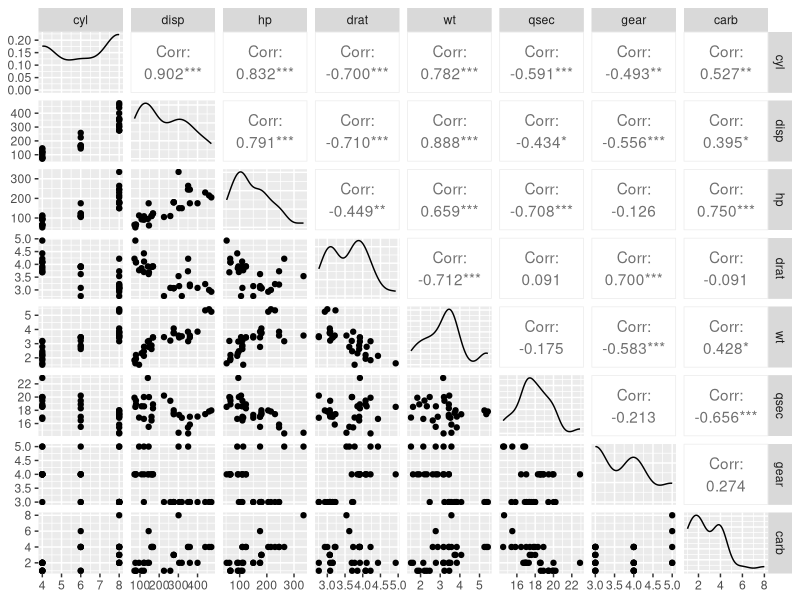
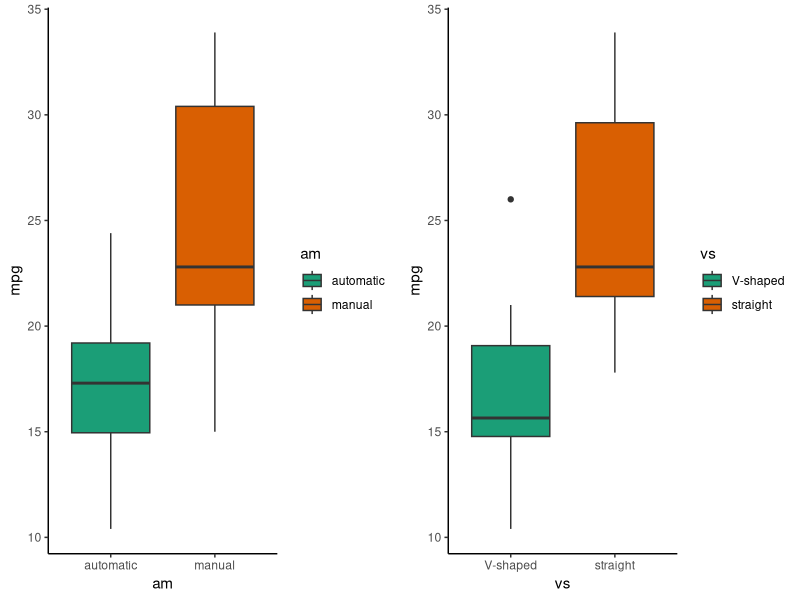
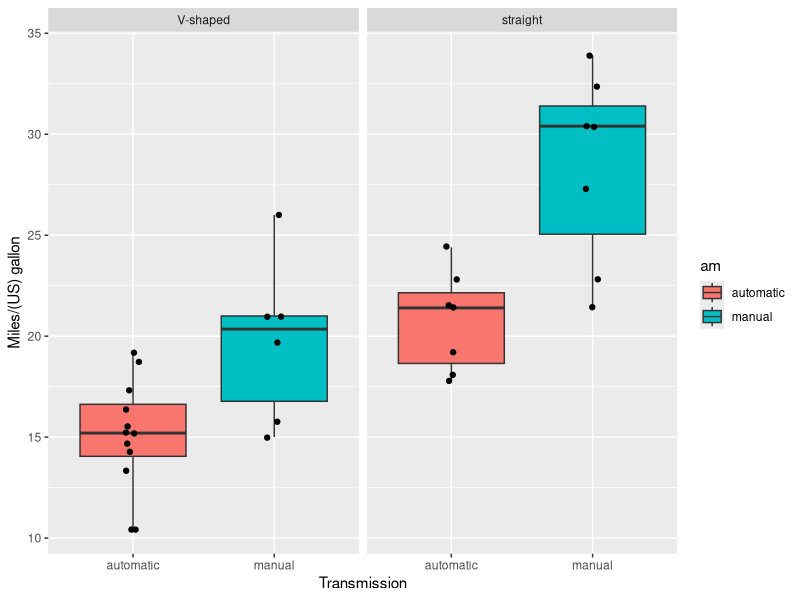
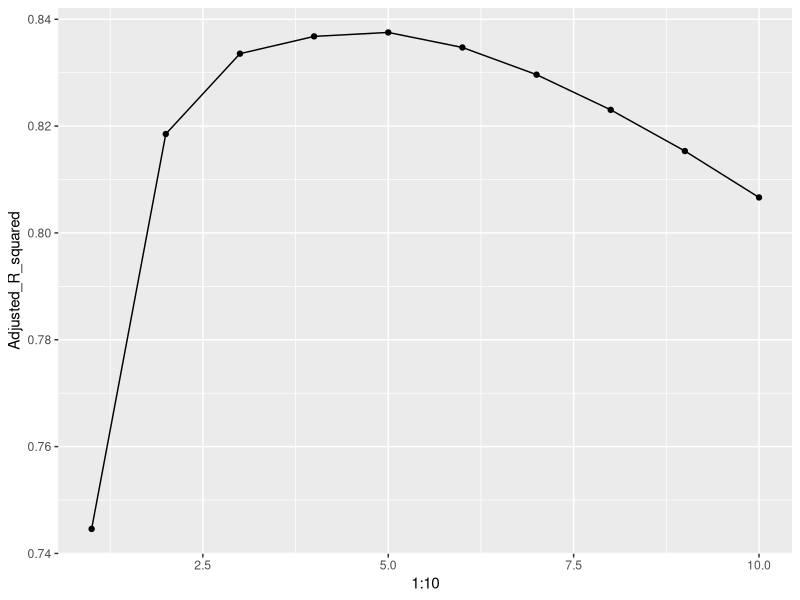
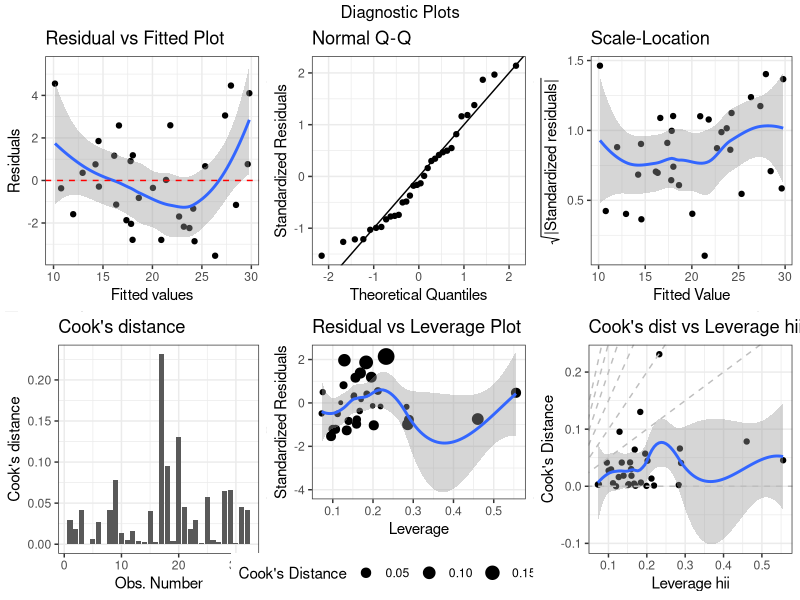

The R source for these figures, in order:
rm(list = ls(all.names = TRUE))
cat('\14')

library(stringr)
library(dplyr)
library(ggplot2)
library(gridExtra)
library(GGally)
library(data.table)
library(leaps)

data("mtcars")
summary(mtcars)

mtcars$am = factor(mtcars$am)
levels(mtcars$am) = c("automatic","manual")
mtcars$vs = factor(mtcars$vs)
levels(mtcars$vs) = c("V-shaped","straight")


df_sum = mtcars %>%
  group_by(am,vs) %>%
  summarise(Mean = mean(mpg),
            SD = sd(mpg),
            Minimum = min(mpg),
            
            Maximum = max(mpg)) %>%
  data.frame()
print(df_sum)

# pairs(mtcars[,-c(1,8,9)],
#       col = c("red", "cornflowerblue"),   # Change color by group
#       pch = c(8, 18))

ggpairs(mtcars[,-c(1,8,9)])

f1 = ggplot(data = mtcars,aes(x = am,y = mpg,fill = am)) +
  geom_boxplot()  +
  scale_fill_brewer(palette="Dark2") +
  theme_classic()

f2 = ggplot(data = mtcars,aes(x = vs,y = mpg,fill = vs)) +
  geom_boxplot()  +
  scale_fill_brewer(palette="Dark2") +
  theme_classic()

grid.arrange(f1,f2,nrow = 1)

p1 = ggplot(data = mtcars) +
  geom_boxplot(aes(x=am,y=mpg,fill = am)) +
  geom_jitter(aes(x=am,y=mpg),position=position_jitter(0.05)) + 
  facet_wrap(~vs,nrow = 1) + xlab("Transmission") + ylab("Miles/(US) gallon")
print(p1)

lm_man = lm(mpg~., data = mtcars[mtcars$am=="manual",-9])
summary(lm_man)
lm_auto = lm(mpg~., data = mtcars[mtcars$am=="automatic",-9])
summary(lm_auto)

# lmp = function (modelobject) {
#   if (class(modelobject) != "lm") stop("Not an object of class 'lm' ")
#   f = summary(modelobject)$fstatistic
#   p = pf(f[1],f[2],f[3],lower.tail=F)
#   attributes(p) = NULL
#   return(p)
# }

var_list = colnames(mtcars)[-1]

lm_best = regsubsets(mpg~., data = mtcars,nvmax = 10)
results = summary(lm_best)
selection = results$which
Models = vector()

for(i in 1:10){
  current_sel = selection[i,][][-1]
  Models[i] = paste("mpg ~ ",paste(var_list[current_sel],collapse = " + "))
}
No_of_Variables = 1:10
R_squared = results$rsq
Adjusted_R_squared = results$adjr2
Residual_Sum_of_Squares = results$rss
Cp = results$cp
BIC = results$bic



Final_Summary = data.frame(No_of_Variables,Models,R_squared,Adjusted_R_squared,
                           Residual_Sum_of_Squares,Cp,BIC)

f3 = ggplot(data = Final_Summary,aes(x = 1:10,y = Adjusted_R_squared)) + 
  geom_line() + 
  geom_point(show.legend = F)
print(f3)

Final_Model = lm(mpg ~  disp + hp + wt + qsec + am, data = mtcars)

diagPlot = function(model){
  p1 = ggplot(model, aes(.fitted, .resid))+geom_point()
  p1 = p1+stat_smooth(method="loess")+geom_hline(yintercept=0, col="red", linetype="dashed")
  p1 = p1+xlab("Fitted values")+ylab("Residuals")
  p1 = p1+ggtitle("Residual vs Fitted Plot")+theme_bw()
  
  p2 = ggplot(model, aes(qqnorm(.stdresid)[[1]], .stdresid))+geom_point(na.rm = TRUE)
  p2 = p2+geom_abline()+xlab("Theoretical Quantiles")+ylab("Standardized Residuals")
  p2 = p2+ggtitle("Normal Q-Q")+theme_bw()
  
  p3 = ggplot(model, aes(.fitted, sqrt(abs(.stdresid))))+geom_point(na.rm=TRUE)
  p3 = p3+stat_smooth(method="loess", na.rm = TRUE)+xlab("Fitted Value")
  p3 = p3+ylab(expression(sqrt("|Standardized residuals|")))
  p3 = p3+ggtitle("Scale-Location")+theme_bw()
  
  p4 = ggplot(model, aes(seq_along(.cooksd), .cooksd))+geom_bar(stat="identity", position="identity")
  p4 = p4+xlab("Obs. Number")+ylab("Cook's distance")
  p4 = p4+ggtitle("Cook's distance")+theme_bw()
  
  p5 = ggplot(model, aes(.hat, .stdresid))+geom_point(aes(size=.cooksd), na.rm=TRUE)
  p5 = p5+stat_smooth(method="loess", na.rm=TRUE)
  p5 = p5+xlab("Leverage")+ylab("Standardized Residuals")
  p5 = p5+ggtitle("Residual vs Leverage Plot")
  p5 = p5+scale_size_continuous("Cook's Distance", range=c(1,5))
  p5 = p5+theme_bw()+theme(legend.position="bottom")
  
  p6 = ggplot(model, aes(.hat, .cooksd))+geom_point(na.rm=TRUE)+stat_smooth(method="loess", na.rm=TRUE)
  p6 = p6+xlab("Leverage hii")+ylab("Cook's Distance")
  p6 = p6+ggtitle("Cook's dist vs Leverage hii/(1-hii)")
  p6 = p6+geom_abline(slope=seq(0,3,0.5), color="gray", linetype="dashed")
  p6 = p6+theme_bw()
  
  return(list(rvfPlot=p1, qqPlot=p2, sclLocPlot=p3, cdPlot=p4, rvlevPlot=p5, cvlPlot=p6))
}

diagPlts = diagPlot(fortify(Final_Model))
do.call(grid.arrange, c(diagPlts, top="Diagnostic Plots", nrow=2))

T1 = t.test(mtcars$mpg[mtcars$am=="manual"],
            mtcars$mpg[mtcars$am=="automatic"],
            alternative = "greater",
            paired = FALSE,
            var.equal = FALSE,
            conf.level = 0.95)
print(T1)
